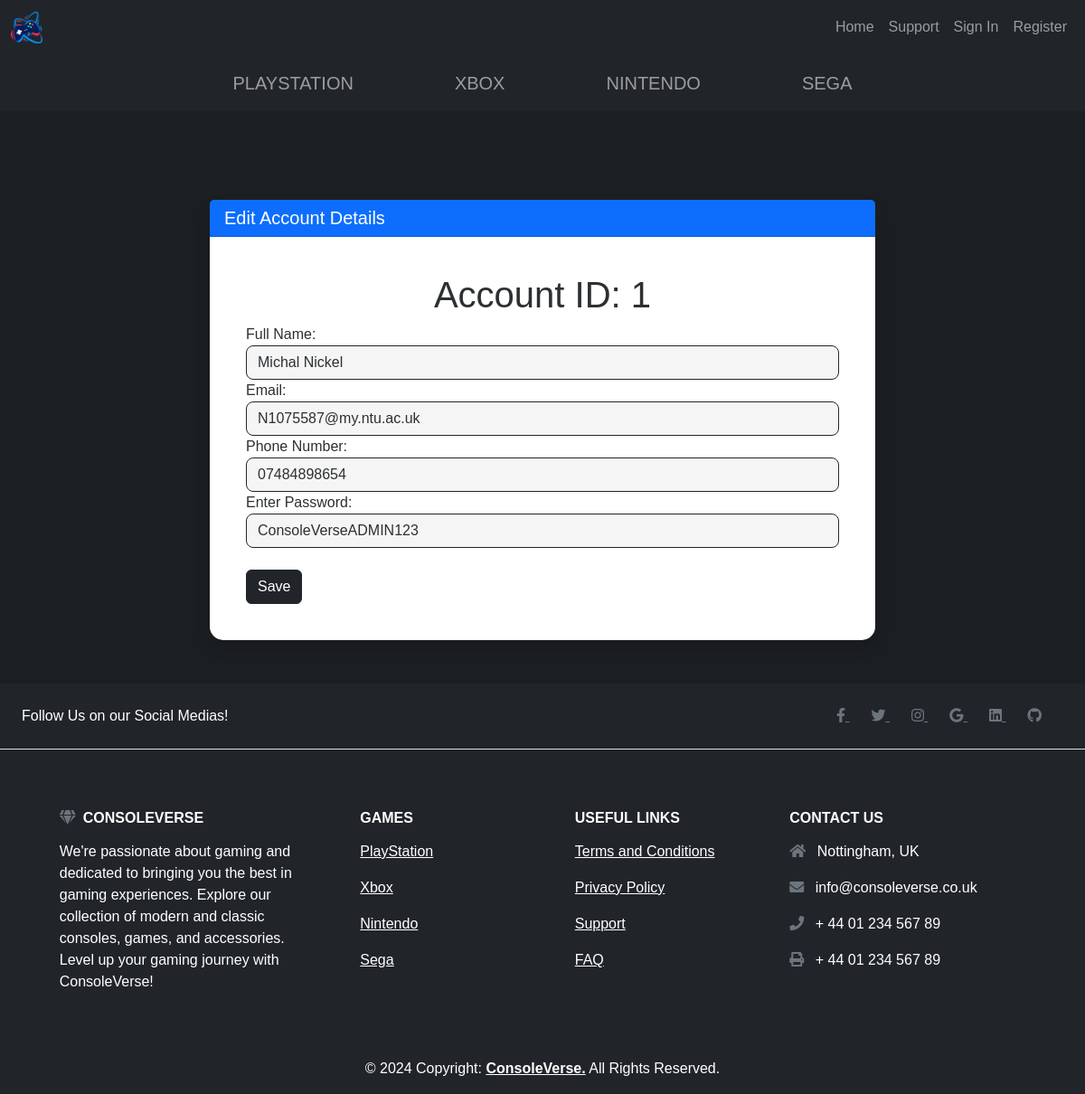
The app's page /ModifyMyAccountFORM.php?acc_id=1 with its own data.
### tables this page shows
CREATE TABLE `accounts` (
  `acc_id` int(11) NOT NULL,
  `fullname` varchar(30) NOT NULL,
  `email` varchar(30) NOT NULL,
  `phone_number` varchar(30) NOT NULL,
  `password` varchar(30) NOT NULL,
  `level` varchar(10) NOT NULL DEFAULT 'User'
);

### ModifyMyAccountFORM.php (the view, shortened to what this page needs)
<!DOCTYPE HTML>
<html lang="en-uk">
<head>
    <link href="https://cdn.jsdelivr.net/npm/bootstrap@5.3.2/dist/css/bootstrap.min.css" rel="stylesheet">
    <link rel="stylesheet" href="https://cdnjs.cloudflare.com/ajax/libs/font-awesome/5.15.3/css/all.min.css">
    <link rel="stylesheet" type="text/css" href="ConsoleVerse.css" />
    <?php
        include "connection.php";
        $acc_id = $_REQUEST["acc_id"];
        $sql = "SELECT * FROM accounts WHERE acc_id='$acc_id'";
        $result = mysqli_query($con, $sql);
        $row = mysqli_fetch_assoc($result);
    ?>
</head>
<body>
    <nav class="navbar navbar-expand-lg navbar-dark bg-dark">
        <div class="container-fluid">
            <img class="navbar-brand" src="Logo/Logo.png" alt="Company Logo" width="3%" height="3%">
            <div class="collapse navbar-collapse" id="navbarSupportedContent">
                <ul class="navbar-nav ms-auto mb-2 mb-lg-0">
                    <li class="nav-item">
                        <a class="nav-link" href="index.php">Home</a>
                    </li>
                    <li class="nav-item">
                        <a class="nav-link" href="Support.php">Support</a>
                    </li>
                    <?php
                        if(!isset($_SESSION["fullname"])){
                            echo "<li class='nav-item'>";
                            echo "<a class='nav-link' href='SignIn.php'>Sign In</a>";
                            echo "</li>";
                        }
                        else {
                            echo "<li class='nav-item'>";
                            echo "<a class='nav-link' href='SignIn.php'>Account: " .$_SESSION["fullname"]."</a>";
                            echo "</li>";
                        }
                    ?>
                    <li class="nav-item">
                        <a class="nav-link" href="Register.php">Register</a>
                    </li>
                </ul>
            </div>
        </div>
    </nav>
    <nav class="navbar navbar-expand-lg navbar-dark bg-dark">
        <ul class="navbar-nav mx-auto mb-2 mb-lg-0">
            <li class="nav-item">
                <a class="nav-link mx-5 consolelinks" href="PlayStation.php">PLAYSTATION</a>
            </li>
            <li class="nav-item">
                <a class="nav-link mx-5 consolelinks" href="Xbox.php">XBOX</a>
            </li>
            <li class="nav-item">
                <a class="nav-link mx-5 consolelinks" href="Nintendo.php">NINTENDO</a>
            </li>
            <li class="nav-item">
                <a class="nav-link mx-5 consolelinks" href="Sega.php">SEGA</a>
            </li>
        </ul>
    </nav>
    <div class="container mt-5">
        <div class="row justify-content-center">
            <div class="col-lg-8">
                <div class="card shadow">
                    <div class="card-header bg-primary text-white">
                        <h5 class="card-title mb-0">Edit Account Details</h5>
                    </div>
                    <div class="card-body">
                        <form action="MyAccount_Script.php" method="post" class="needs-validation" novalidate>
                            <div class="form-group">
                                <h1>Account ID: <?php echo $row['acc_id']; ?></h1>
                            </div>
                            <div class="form-group">
                                <label for="fullname">Full Name:</label>
                                <input type="text" class="form-control" id="fullname" name="fullname" value="<?php echo $row["fullname"]; ?>">
                            </div>
                            <div class="form-group">
                                <label for="email">Email:</label>
                                <input type="email" class="form-control" pattern="(a-z0-9._%+\-)+@(a-z0-9.\-)+\.(a-z){2,}$" required id="email" name="email" value="<?php echo $row["email"]; ?>">
                            </div>
                            <div class="form-group">
                                <label for="phone_number">Phone Number:</label>
                                <input type="text" class="form-control" pattern="[0-9]{11}" required id="phone_number" name="phone_number" value="<?php echo $row["phone_number"]; ?>">
                            </div>
                            <div class="form-group">
                                <label for="password">Enter Password:</label>
                                <input type="text" class="form-control" pattern="[0-9]{11}" required id="password" name="password" value="<?php echo $row["password"]; ?>">
                            </div>
                            <br>
                            <button type="submit" class="btn btn-primary">Save</button>
                        </form>
                    </div>
                </div>
            </div>
        </div>
    </div>
    <br><br>
</body>
<footer class="text-center text-lg-start bg-dark text-white">
    <section class="d-flex justify-content-center justify-content-lg-between p-4 border-bottom">
        <div class="me-5 d-none d-lg-block">
            <span>Follow Us on our Social Medias!</span>
        </div>
        <div>
            <a href="https://www.facebook.com" class="me-4 link-secondary" target="_blank">
                <i class="fab fa-facebook-f"></i>
            </a>
            <a href="https://twitter.com" class="me-4 link-secondary" target="_blank">
                <i class="fab fa-twitter"></i>
            </a>
            <a href="https://www.instagram.com" class="me-4 link-secondary" target="_blank">
                <i class="fab fa-instagram"></i>
            </a>
            <a href="https://plus.google.com" class="me-4 link-secondary" target="_blank">
                <i class="fab fa-google"></i>
            </a>
            <a href="https://www.linkedin.com" class="me-4 link-secondary" target="_blank">
                <i class="fab fa-linkedin"></i>
            </a>
            <a href="https://github.com" class="me-4 link-secondary" target="_blank">
                <i class="fab fa-github"></i>
            </a>
        </div>
    </section>
    <section class="p-3">
        <div class="container text-center text-md-start">
            <div class="row">
                <div class="col-md-3 col-lg-4 col-xl-3 mx-auto mb-4">
                    <h6 class="text-uppercase fw-bold mb-3">
                        <i class="fas fa-gem me-2 text-secondary"></i>ConsoleVerse
                    </h6>
                    <p>
                        We're passionate about gaming and dedicated to bringing you the best in gaming experiences.
                        Explore our collection of modern and classic consoles, games, and accessories.
                        Level up your gaming journey with ConsoleVerse!
                    </p>
                </div>
                <div class="col-md-2 col-lg-2 col-xl-2 mx-auto mb-4">
                    <h6 class="text-uppercase fw-bold mb-3">
                        Games
                    </h6>
                    <p>
                        <a href="https://www.playstation.com/en-gb/" class="text-reset">PlayStation</a>
                    </p>
                    <p>
                        <a href="https://www.xbox.com/en-GB/microsoft-store" class="text-reset">Xbox</a>
                    </p>
                    <p>
                        <a href="https://www.nintendo.co.uk/Nintendo-eShop/Nintendo-eShop-1806894.html" class="text-reset">Nintendo</a>
                    </p>
                    <p>
                        <a href="https://shop.sega.com" class="text-reset">Sega</a>
                    </p>
                </div>
                <div class="col-md-3 col-lg-2 col-xl-2 mx-auto mb-4">
                    <h6 class="text-uppercase fw-bold mb-3">
                        Useful links
                    </h6>
                    <p>
                        <a href="TermsandConditions.php" class="text-reset">Terms and Conditions</a>
                    </p>
                    <p>
                        <a href="PrivacyPolicy.php" class="text-reset">Privacy Policy</a>
                    </p>
                    <p>
                        <a href="Support.php" class="text-reset">Support</a>
                    </p>
                    <p>
                        <a href="FAQ.php" class="text-reset">FAQ</a>
                    </p>
                </div>
                <div class="col-md-4 col-lg-3 col-xl-3 mx-auto mb-md-0 mb-4">
                    <h6 class="text-uppercase fw-bold mb-3">Contact Us</h6>
                    <p><i class="fas fa-home me-2 text-secondary"></i> Nottingham, UK</p>
                    <p>
                        <i class="fas fa-envelope me-2 text-secondary"></i>
                        info@consoleverse.co.uk
                    </p>
                    <p><i class="fas fa-phone me-2 text-secondary"></i> + 44 01 234 567 89</p>
                    <p><i class="fas fa-print me-2 text-secondary"></i> + 44 01 234 567 89</p>
                </div>
            </div>
        </div>
    </section>
    <div class="text-center p-3" bg-dark>
        © 2024 Copyright:
        <a class="text-reset fw-bold" href="index.php"> ConsoleVerse.</a>
        All Rights Reserved.
    </div>
</footer>
</html>

### ConsoleVerse.css (style rules this page uses)
body { background-color: #1C1F22; font-family: 'Gill Sans', 'Gill Sans MT', Calibri, 'Trebuchet MS', sans-serif; color: whitesmoke; margin: 0; padding: 0; }
.navbar { margin-top: 0; }
.consolelinks { font-size: 20px; }
h1 { text-align:center; }
.container { padding-top: 50px; }
.card { border: none; border-radius: 15px; box-shadow: 0 0 20px rgba(0, 0, 0, 0.1); background-color: white; color: #2C3033; }
.card-body { padding: 40px; }
.form-control { border: 1px solid #212529; border-radius: 8px; color: #2C3033; background-color: whitesmoke; }
.form-control::placeholder { color: #2C3033; }
.btn-primary { background-color: #212529; border: 1px solid #212529; }

### records on screen
accounts: acc_id "1", fullname "Michal Nickel", email "N1075587@my.ntu.ac.uk", phone_number "07484898654", password "ConsoleVerseADMIN123"
